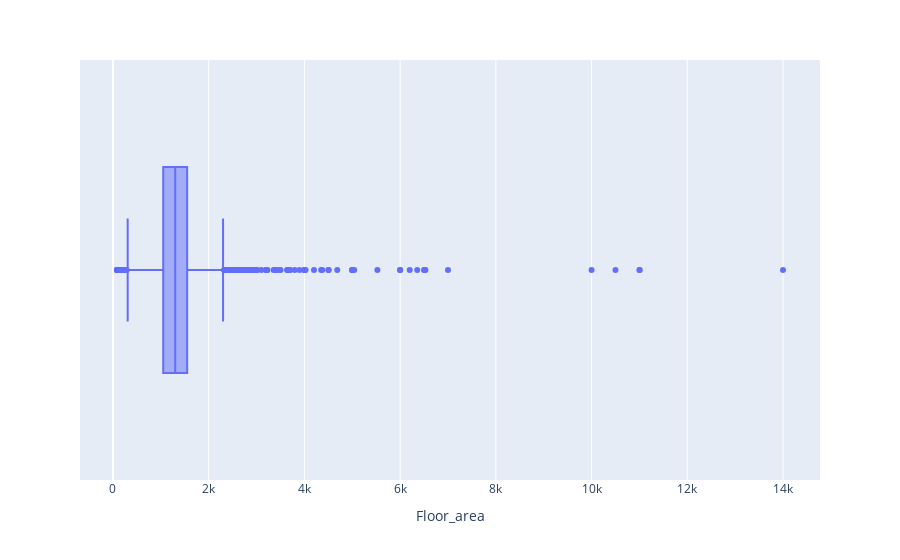

This figure's notebook cell:
### Code cell
px.box(df, x='Floor_area')

### Figure 1 — Plotly figure (JSON) as saved in the notebook; plotly's stock layout.template omitted (floating-point values rounded to 4 significant figures; data arrays with more than 128 entries replaced by an {"elided": "..."} marker saying what was removed)
{"data": [{"alignmentgroup": "True", "hovertemplate": "Floor_area=%{x}<extra></extra>", "legendgroup": "", "marker": {"color": "#636efa"}, "name": "", "notched": false, "offsetgroup": "", "orientation": "h", "showlegend": false, "type": "box", "x": {"elided": "2443 float values"}, "x0": " ", "xaxis": "x", "y0": " ", "yaxis": "y"}], "layout": {"boxmode": "group", "legend": {"tracegroupgap": 0}, "margin": {"t": 60}, "xaxis": {"anchor": "y", "domain": [0, 1], "title": {"text": "Floor_area"}}, "yaxis": {"anchor": "x", "domain": [0, 1]}}}
